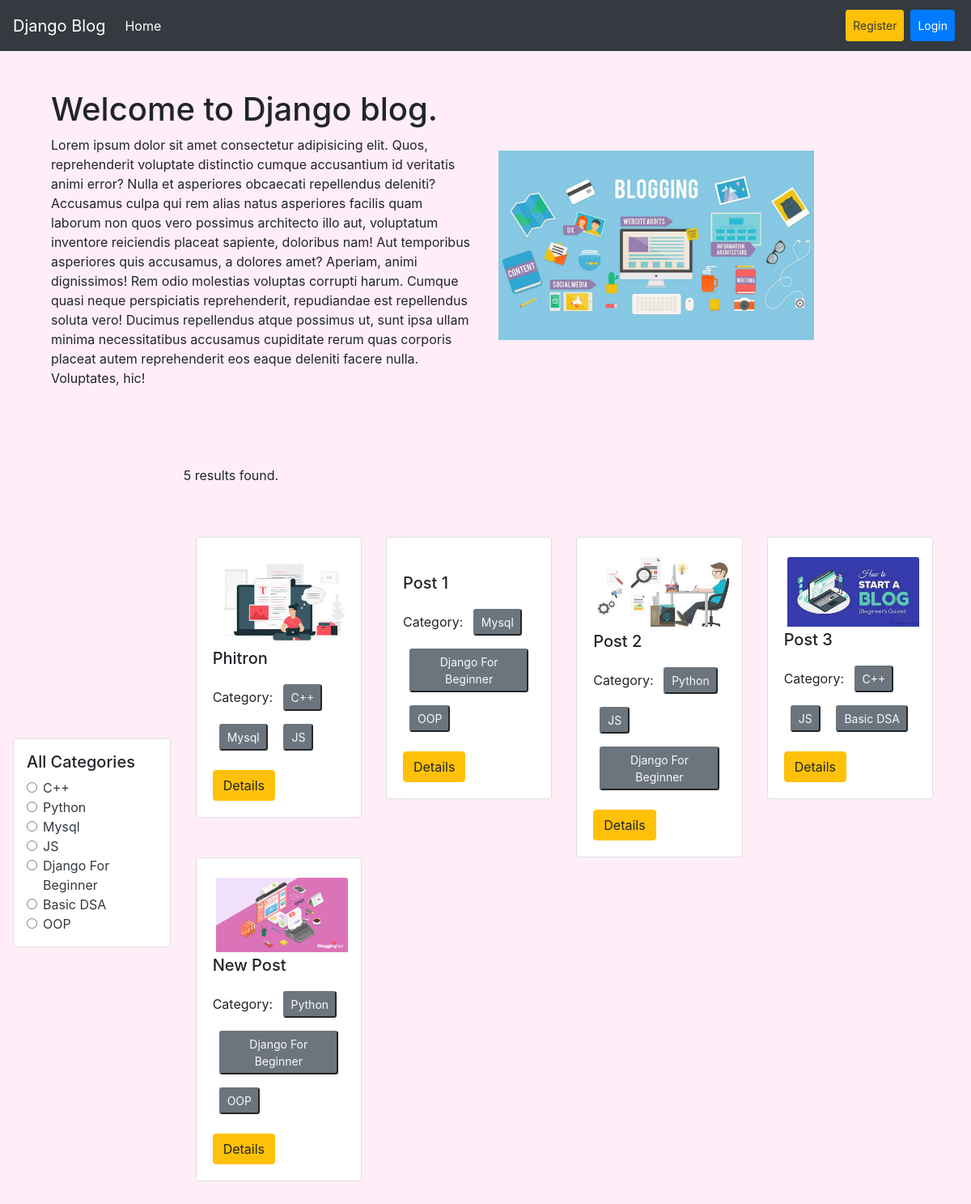
The page / on the database its author committed.
### categories/models.py (models this page shows, shortened)
class Category(models.Model):
    name = models.CharField(max_length=100)
    slug = models.SlugField(max_length=100,unique=True,null=True,blank=True)

### posts/models.py (models this page shows, shortened)
class Post (models.Model):
    title = models.CharField(max_length=50)
    content = models.TextField()
    category = models.ManyToManyField(Category)
    author = models.ForeignKey(User,on_delete=models.CASCADE)
    image = models.ImageField(upload_to='posts/media/uploads/',blank=True,null=True)

### blog_project/views.py (the view)
# urls.py: 2. Add a URL to urlpatterns:  path('', views.home, name='home')
def home(request, category_slug = None):
    data = Post.objects.all()
    if category_slug is not None:
        category = Category.objects.get(slug=category_slug)
        data = Post.objects.filter(category=category)
    categories = Category.objects.all()
    return render(request,'home.html',{'data':data,'category':categories})

### templates/home.html
{% extends "base.html" %}
{% load static %}
{% block content %}
<div class="d-flex flex-wrap p-5 align-items-center">
    <div class="col-6">
        <h1>Welcome to Django blog.</h1>
        <p>Lorem ipsum dolor sit amet consectetur adipisicing elit. Quos, reprehenderit voluptate distinctio cumque accusantium id veritatis animi error? Nulla et asperiores obcaecati repellendus deleniti? Accusamus culpa qui rem alias natus asperiores facilis quam laborum non quos vero possimus architecto illo aut, voluptatum inventore reiciendis placeat sapiente, doloribus nam! Aut temporibus asperiores quis accusamus, a dolores amet? Aperiam, animi dignissimos! Rem odio molestias voluptas corrupti harum. Cumque quasi neque perspiciatis reprehenderit, repudiandae est repellendus soluta vero! Ducimus repellendus atque possimus ut, sunt ipsa ullam minima necessitatibus accusamus cupiditate rerum quas corporis placeat autem reprehenderit eos eaque deleniti facere nulla. Voluptates, hic!</p>
    </div>
    <div class="col-6 p-3">
        <img class="w-75" src="{% static 'blog.jpg' %}" alt="">
    </div>
</div>
    <div class="d-flex flex-wrap p-3 align-items-center">
        <div class="col-2 card bg-white p-3">
            <h5>All Categories</h5>
            {% for c in category %}
                <div class="form-check">
                    <input class="form-check-input" type="radio" name="category" id="{{c.id}}">
                    <label class="form-check-label" for="{{c.id}}">
                    <a href="{% url 'category_wise_post' c.slug %}" class="text-decoration-none text-dark">{{c.name}}</a>
                    </label>
                </div>
            {% endfor %}
        </div>
        <div class="col-10 p-3">
            <p>{{data | length}} results found.</p>
            <div class="d-flex flex-wrap py-5 pt-5">
                {% for post in data %}
                <div class="col-sm-3 ">
                    <div class="card">
                        <div class="card-body">
                            <img src="{{ post.image.url }}" class="card-img-top m-1" alt="">
                            <h5 class="card-title">{{post.title}}</h5>
                            <p>Category: <strong>
                                {% for cat in post.category.all %}
                                    <button class="btn-sm btn-secondary m-2 text-light fw-bold" disabled>{{cat.name}}</button>
                                {% endfor %}
                                </strong></p>
                            <a href="{% url 'detail_post' post.id %}" class="btn btn-warning">Details</a>
                        </div>
                    </div>
                </div>
                {% endfor %}
            </div>
        </div>
    </div>
{% endblock content %}

### templates/base.html (shortened to what this page needs)
<!doctype html>
<html lang="en">
  <head>
    <link rel="stylesheet" href="https://cdn.jsdelivr.net/npm/bootstrap@4.0.0/dist/css/bootstrap.min.css">
  </head>
  <body>
    <nav class="navbar navbar-expand-lg navbar-dark bg-dark">
        <a class="navbar-brand" href="#">Django Blog</a>
        <div class="collapse navbar-collapse" id="navbarSupportedContent">
          <ul class="navbar-nav mr-auto">
            <li class="nav-item active">
              <a class="nav-link" href="{% url 'homepage' %}">Home <span class="sr-only">(current)</span></a>
            </li>
          </ul>
          <div class="form-inline my-2 my-lg-0">
            <ul class="navbar-nav mr-auto">
              {% if request.user.is_authenticated %}
                <li class="nav-item ">
                  <a class="nav-link btn btn-sm btn-warning text-dark m-1" href="{% url 'profile' %}">Profile</a>
                </li>
                <li class="nav-item ">
                  <a class="nav-link btn btn-sm btn-primary text-white m-1" href="{% url 'logout' %}">Logout</a>
                </li>
              {% else %}
                <li class="nav-item ">
                  <a class="nav-link btn btn-sm btn-warning text-dark m-1" href="{% url 'register' %}">Register</a>
                </li>
                <li class="nav-item ">
                  <a class="nav-link btn btn-sm btn-primary text-white m-1" href="{% url 'login' %}">Login</a>
                </li>
              {% endif %}
            </ul>
          </div>
        </div>
      </nav>
    <div >
      {% block content %} {% endblock content %}
    </div>
  </body>
</html>

### templates/base.html (style rules this page uses)
body { background-color: #ffeef8; }

### rows shown on the page
Category: name "C++"
Category: name "Python"
Category: name "Mysql"
Category: name "JS"
Category: name "Django For Beginner"
Category: name "Basic DSA"
Category: name "OOP"
Post: image (picture), title "Phitron"
Post: title "Post 1"
Post: image (picture), title "Post 2"
Post: image (picture), title "Post 3"
Post: image (picture), title "New Post"

### other values the page prints
{{ data | length }} "5"
